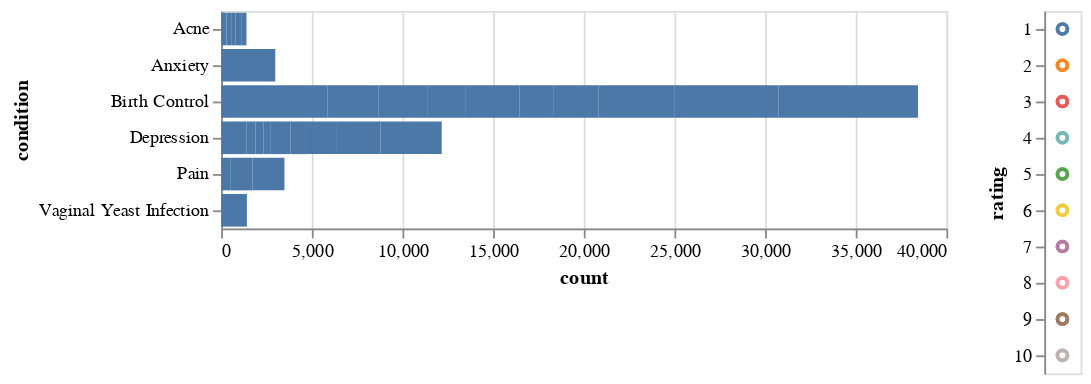

Source (notebook cell):
### Code cell
#Check the change of top conditions across rating
click = alt.selection_multi(encodings=['color'])

scatter = alt.Chart(top_condition_rating).mark_bar().encode(
    x='count',
    y='condition'
).transform_filter(
    click
)

hist = alt.Chart(top_condition_rating).mark_point().encode(
    y='rating:N',
    color=alt.condition(click, 'rating:N', alt.value('lightgray'), legend=None)
).add_selection(
    click
)

scatter | hist

### Figure 1 — Vega-Lite specification as saved in the notebook (floating-point values rounded to 4 significant figures)
{"config": {"view": {"continuousWidth": 400, "continuousHeight": 300}}, "hconcat": [{"mark": "bar", "encoding": {"x": {"type": "quantitative", "field": "count"}, "y": {"type": "nominal", "field": "condition"}}, "transform": [{"filter": {"selection": "selector016"}}]}, {"mark": "point", "encoding": {"color": {"condition": {"type": "nominal", "field": "rating", "legend": null, "selection": "selector016"}, "value": "lightgray"}, "y": {"type": "nominal", "field": "rating"}}, "selection": {"selector016": {"type": "multi", "encodings": ["color"]}}}], "data": {"name": "data-2e5f06fdbf9706c2aafab101e258c371"}, "$schema": "https://vega.github.io/schema/vega-lite/v4.8.1.json", "datasets": {"data-2e5f06fdbf9706c2aafab101e258c371": [{"condition": "Birth Control", "count": 5876, "rating": 1}, {"condition": "Vaginal Yeast Infection", "count": 1417, "rating": 1}, {"condition": "Depression", "count": 1383, "rating": 1}, {"condition": "Birth Control", "count": 2787, "rating": 2}, {"condition": "Depression", "count": 501, "rating": 2}, {"condition": "Acne", "count": 292, "rating": 2}, {"condition": "Birth Control", "count": 2695, "rating": 3}, {"condition": "Depression", "count": 462, "rating": 3}, {"condition": "Acne", "count": 295, "rating": 3}, {"condition": "Birth Control", "count": 2140, "rating": 4}, {"condition": "Depression", "count": 354, "rating": 4}, {"condition": "Acne", "count": 190, "rating": 4}, {"condition": "Birth Control", "count": 2944, "rating": 5}, {"condition": "Depression", "count": 545, "rating": 5}, {"condition": "Acne", "count": 327, "rating": 5}, {"condition": "Birth Control", "count": 1909, "rating": 6}, {"condition": "Depression", "count": 571, "rating": 6}, {"condition": "Acne", "count": 291, "rating": 6}, {"condition": "Birth Control", "count": 2472, "rating": 7}, {"condition": "Depression", "count": 915, "rating": 7}, {"condition": "Pain", "count": 498, "rating": 7}, {"condition": "Birth Control", "count": 4162, "rating": 8}, {"condition": "Depression", "count": 1654, "rating": 8}, {"condition": "Pain", "count": 1235, "rating": 8}, {"condition": "Birth Control", "count": 5766, "rating": 9}, {"condition": "Depression", "count": 2393, "rating": 9}, {"condition": "Pain", "count": 1756, "rating": 9}, {"condition": "Birth Control", "count": 7685, "rating": 10}, {"condition": "Depression", "count": 3386, "rating": 10}, {"condition": "Anxiety", "count": 2983, "rating": 10}]}}
